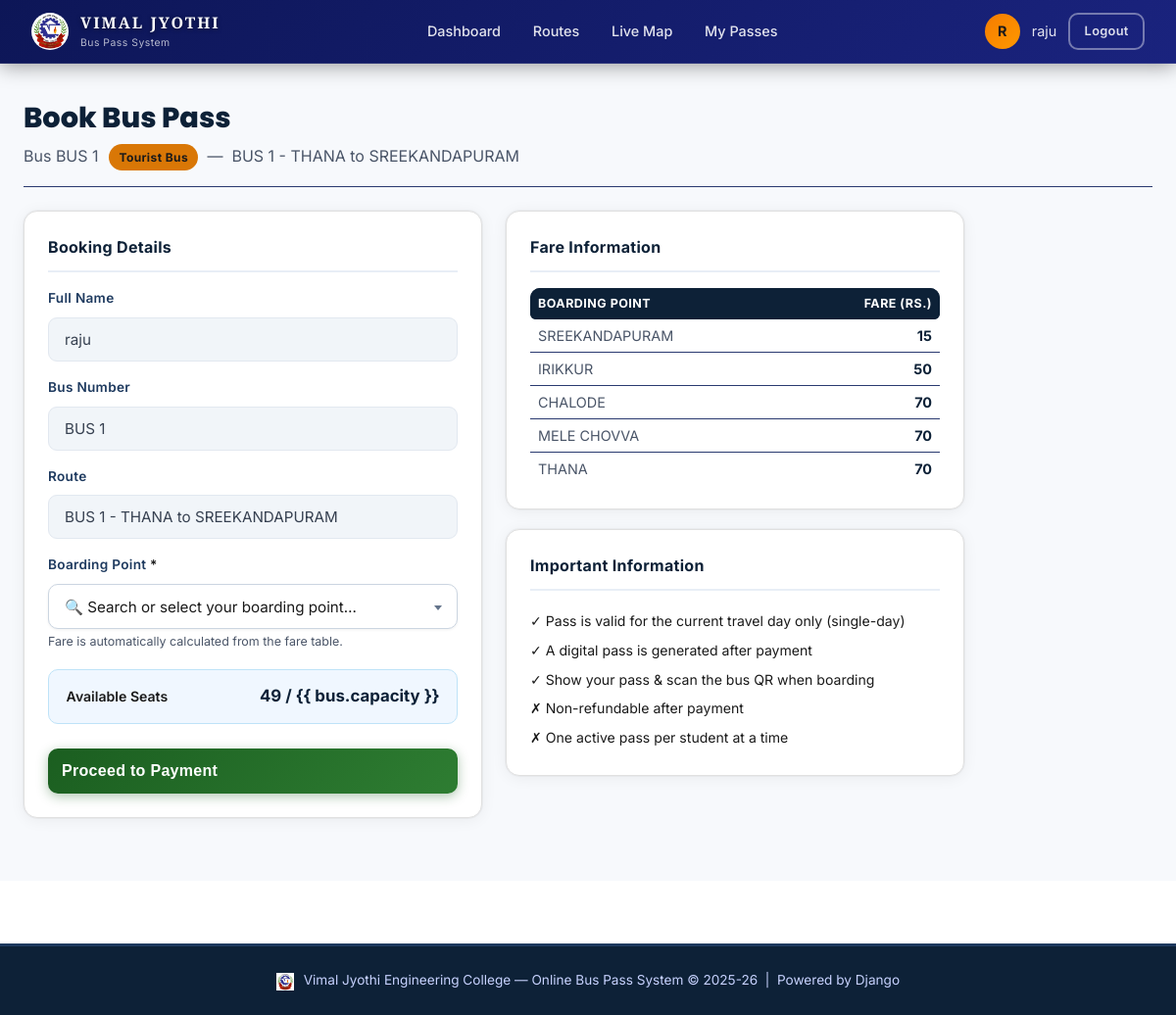
/book/6/ (signed in), run on the app's committed database.
### core/models.py (models this page shows, shortened)
class Bus(models.Model):
    BUS_TYPE_CHOICES = [
        ('college', 'College Bus'),
        ('tourist', 'Tourist Bus'),
    ]
    bus_number = models.CharField(max_length=20, unique=True)
    route = models.ForeignKey(Route, on_delete=models.SET_NULL, null=True, blank=True, related_name='buses')
    capacity = models.PositiveIntegerField(default=49)
    current_occupancy = models.PositiveIntegerField(default=0)
    bus_type = models.CharField(max_length=10, choices=BUS_TYPE_CHOICES, default='college')
    driver_name = models.CharField(max_length=100, blank=True)
    driver_phone = models.CharField(max_length=15, blank=True)
    driver = models.ForeignKey(
        User, on_delete=models.SET_NULL, null=True, blank=True,
        related_name='assigned_bus',
        help_text='Driver user account assigned to this bus'
    )
    is_active = models.BooleanField(default=True)
    latitude = models.DecimalField(max_digits=10, decimal_places=7, null=True, blank=True)
    longitude = models.DecimalField(max_digits=10, decimal_places=7, null=True, blank=True)
    is_tracking = models.BooleanField(default=False, help_text='True while driver is sharing location')
    created_at = models.DateTimeField(auto_now_add=True)
    class Meta:
        ordering = ['bus_number']
    @property
    def available_seats(self):
        return max(0, self.capacity - self.current_occupancy)
    @property
    def is_available(self):
        return self.available_seats > 0 and self.is_active

class Route(models.Model):
    name = models.CharField(max_length=200)
    description = models.TextField(blank=True)
    stops = models.JSONField(default=list, help_text="List of stop names in order")
    is_active = models.BooleanField(default=True)
    created_at = models.DateTimeField(auto_now_add=True)
    def get_stops_list(self):
        if isinstance(self.stops, list):
            return self.stops
        return []

class BoardingPoint(models.Model):
    name = models.CharField(max_length=200, unique=True)
    fare = models.PositiveIntegerField(
        default=0,
        help_text="Bus fare in INR – must be rounded to nearest 10 (e.g. 50, 60, 110)"
    )
    class Meta:
        ordering = ['fare', 'name']
    def __str__(self):
        return f"{self.name} (Rs.{self.fare})"

### core/views.py (the view)
# urls.py: path('book/<int:bus_id>/', views.booking_view, name='booking'),
@auth_required
def booking_view(request, bus_id):
    if is_admin(request.user):
        messages.error(request, 'Admins cannot book bus passes.')
        return redirect('admin_dashboard')
    profile = getattr(request.user, 'profile', None)
    if profile and profile.student_type == 'day_scholar':
        messages.info(request, '🏠 Day Scholars do not require a bus pass. Use the QR attendance system to mark your daily boarding.')
        return redirect('dashboard')
    bus = get_object_or_404(Bus, pk=bus_id, is_active=True)
    if not bus.is_available:
        messages.error(request, f'Bus {bus.bus_number} is fully booked. No seats available.')
        return redirect('bus_detail', bus_id=bus_id)
    existing = BusPass.objects.filter(user=request.user, status='active').first()
    if existing:
        messages.warning(request, 'You already have an active bus pass.')
        return redirect('view_pass', pass_id=existing.pass_id)
    if request.method == 'POST':
        form = BusPassBookingForm(request.POST, bus=bus)
        if form.is_valid():
            bp_obj = form.cleaned_data['boarding_point']  # BoardingPoint instance
            fare   = calculate_fare(bp_obj.fare)          # ₹15–₹150 clamped + rounded
            bus_pass = BusPass.objects.create(
                user=request.user,
                bus=bus,
                route=bus.route,
                boarding_point=bp_obj.name,
                boarding_point_ref=bp_obj,
                amount_paid=fare,
                status='pending',
                valid_from=date.today(),
                valid_until=date.today(),  # Daily pass – valid until end of booking day
            )
            return redirect('payment', pass_id=bus_pass.pass_id)
    else:
        form = BusPassBookingForm(bus=bus)
    return render(request, 'core/booking.html', {'bus': bus, 'form': form})

### core/templates/core/booking.html (shortened to what this page needs)
{% extends 'core/base.html' %}
{% block extra_head %}
<link href="https://cdn.jsdelivr.net/npm/select2@4.1.0-rc.0/dist/css/select2.min.css" rel="stylesheet" />
{% endblock %}
{% block content %}
<div class="main-content fade-up">
    <div class="page-header" style="margin-bottom:1.5rem">
        <h1 style="font-family:'Poppins',sans-serif;font-size:1.8rem;font-weight:800;color:#0d2137">
            Book Bus Pass
        </h1>
        <p style="color:#4a5568;margin-top:4px">
            Bus {{ bus.bus_number }}
            {% if bus.bus_type == 'tourist' %}
            <span class="badge" style="background:#d97706;color:#fff;margin-left:6px">Tourist Bus</span>
            {% else %}
            <span class="badge" style="background:#1e3a8a;color:#fff;margin-left:6px">College Bus</span>
            {% endif %}
            &nbsp;&mdash;&nbsp; {{ bus.route.name }}
        </p>
    </div>
    <div class="grid-2" style="max-width:960px;gap:1.5rem">
        <div>
            <div class="card" style="padding:1.5rem">
                <div class="card-title">Booking Details</div>
                <form method="post" id="booking-form">
                    <div class="form-group" style="margin-bottom:1rem">
                        <label class="form-label">Full Name</label>
                        <input type="text" class="form-control" value="{{ user.get_full_name|default:user.username }}"
                            disabled />
                    </div>
                    <div class="form-group" style="margin-bottom:1rem">
                        <label class="form-label">Bus Number</label>
                        <input type="text" class="form-control" value="{{ bus.bus_number }}" disabled />
                    </div>
                    <div class="form-group" style="margin-bottom:1rem">
                        <label class="form-label">Route</label>
                        <input type="text" class="form-control" value="{{ bus.route.name|default:'—' }}" disabled />
                    </div>
                    <div class="form-group" style="margin-bottom:1rem">
                        <label class="form-label" for="id_boarding_point">
                            Boarding Point <span style="color:#c0392b">*</span>
                        </label>
                        {% if form.boarding_point.help_text %}
                        <small style="color:#4a5568;font-size:0.78rem;margin-top:3px;display:block">
                            {{ form.boarding_point.help_text }}
                        </small>
                        {% endif %}
                    </div>
                    <div style="background:#f0f7ff;border:1px solid #bee3f8;border-radius:10px;
                                padding:0.85rem 1.1rem;margin:1.1rem 0;
                                display:flex;justify-content:space-between;align-items:center">
                        <span style="color:#1e3a5f;font-size:0.88rem;font-weight:600">Available Seats</span>
                        <strong style="color:#1b5e20;font-size:1.05rem">{{ bus.available_seats }} / {{ bus.capacity
                            }}</strong>
                    </div>
                    <button type="submit" class="btn btn-accent btn-lg"
                        style="width:100%;margin-top:0.5rem;padding:14px;font-size:1rem;border-radius:10px">
                        Proceed to Payment
                    </button>
                </form>
            </div>
        </div>
        <div class="grid-col-right">
            <div class="card" style="padding:1.5rem;margin-bottom:1.25rem">
                <div class="card-title">Fare Information</div>
                <table style="width:100%;font-size:0.88rem;border-collapse:collapse">
                    <thead>
                        <tr>
                            <th
                                style="text-align:left;padding:6px 8px;background:#1e3a5f;color:#fff;border-radius:6px 0 0 6px">
                                Boarding Point</th>
                            <th
                                style="text-align:right;padding:6px 8px;background:#1e3a5f;color:#fff;border-radius:0 6px 6px 0">
                                Fare (Rs.)</th>
                        </tr>
                    </thead>
                    <tbody>
                        {% for bp in form.boarding_point.field.queryset %}
                        <tr style="border-bottom:1px solid #f0f0f0">
                            <td style="padding:5px 8px;color:#374151">{{ bp.name }}</td>
                            <td style="padding:5px 8px;text-align:right;font-weight:700;color:#0d2137">{{ bp.fare }}
                            </td>
                        </tr>
                        {% empty %}
                        <tr>
                            <td colspan="2" style="color:#4a5568;padding:8px;text-align:center">No stops found</td>
                        </tr>
                        {% endfor %}
                    </tbody>
                </table>
            </div>
            <div class="card" style="padding:1.5rem">
                <div class="card-title">Important Information</div>
                <ul style="list-style:none;padding:0;margin:0;font-size:0.88rem;line-height:2.1">
                    <li style="color:#155724">&#10003; Pass is valid for the current travel day only (single-day)</li>
                    <li style="color:#155724">&#10003; A digital pass is generated after payment</li>
                    <li style="color:#155724">&#10003; Show your pass & scan the bus QR when boarding</li>
                    <li style="color:#721c24">&#10007; Non-refundable after payment</li>
                    <li style="color:#721c24">&#10007; One active pass per student at a time</li>
                </ul>
            </div>
        </div>
    </div>
</div>
{% endblock %}

### core/templates/core/base.html (shortened to what this page needs)
{% load static %}
<!DOCTYPE html>
<html lang="en">
<head>
  <link rel="stylesheet" href="{% static 'core/css/style.css' %}" />
  <link rel="stylesheet" href="{% static 'core/css/white_theme.css' %}" />
  {% block extra_head %}{% endblock %}
</head>
<body>
  {% if user.is_authenticated %}
  <nav class="navbar">
    <a href="{% url 'dashboard' %}" class="navbar-brand">
      <img src="{% static 'core/images/vjec_logo.png' %}" class="navbar-logo-img" alt="VJEC" />
      <div>
        <span style="font-family:'Cinzel',Georgia,serif;font-size:1.4rem;font-weight:900;letter-spacing:2px;color:#ffffff;line-height:1.1;text-shadow:0 1px 4px rgba(0,0,0,0.5)">VIMAL JYOTHI</span>
        <small>Bus Pass System</small>
      </div>
    </a>
    <ul class="nav-links">
      <li><a href="{% url 'dashboard' %}">Dashboard</a></li>
      <li><a href="{% url 'routes' %}">Routes</a></li>
      <li><a href="{% url 'map' %}">Live Map</a></li>
      <li><a href="{% url 'my_passes' %}">My Passes</a></li>
    </ul>
    <div class="nav-user">
      <div class="nav-avatar">{{ user.first_name|first|default:user.username|first|upper }}</div>
      <span style="font-size:0.9rem;color:rgba(255,255,255,0.8)">{{ user.first_name|default:user.username }}</span>
      <a href="{% url 'logout' %}" class="btn btn-outline btn-sm">Logout</a>
    </div>
  </nav>
  {% endif %}
  <main>
    {% block content %}{% endblock %}
  </main>
  {% if user.is_authenticated %}
  <footer>
    <p>
      <img src="{% static 'core/images/vjec_logo.png' %}" style="height:18px;vertical-align:middle;margin-right:6px"
        alt="">
      Vimal Jyothi Engineering College &mdash; Online Bus Pass System &copy; 2025-26 &nbsp;|&nbsp; Powered by Django
    </p>
  </footer>
  {% endif %}
</body>
</html>

### data on the page
Bus: bus_number "BUS 1", route.name "BUS 1 - THANA to SREEKANDAPURAM", available_seats "49"
BoardingPoint: name "SREEKANDAPURAM", fare "15"
BoardingPoint: name "IRIKKUR", fare "50"
BoardingPoint: name "CHALODE", fare "70"
BoardingPoint: name "MELE CHOVVA", fare "70"
BoardingPoint: name "THANA", fare "70"

### other printed values
{{ user.first_name|first|default:user.username|first|upper }} "R"
{{ user.first_name|default:user.username }} "raju"
